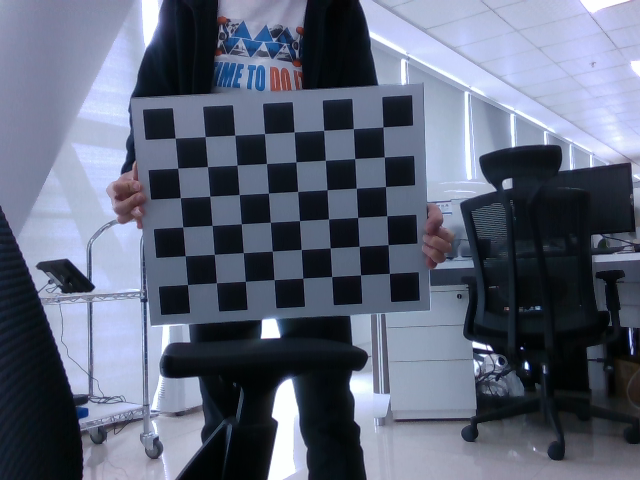
#> input picture image.png, 640 x 480 px
$ python affine.py ../image.png
#> lines starting #> are read from the running program, lines starting #| are printed output that depends on the picture
import cv2
import numpy as np
import sys

img = cv2.imread(sys.argv[1])
#> img is the input picture: shape (480, 640, 3); mean B, G, R 120.3, 101.2, 93.4

pts1 = np.float32([[50, 50], [200, 50], [50, 200]])
pts2 = np.float32([[10, 100], [200, 150], [100, 250]])
M = cv2.getAffineTransform(pts2, pts1)

res = cv2.warpAffine(img, M, (img.shape[1], img.shape[0]))
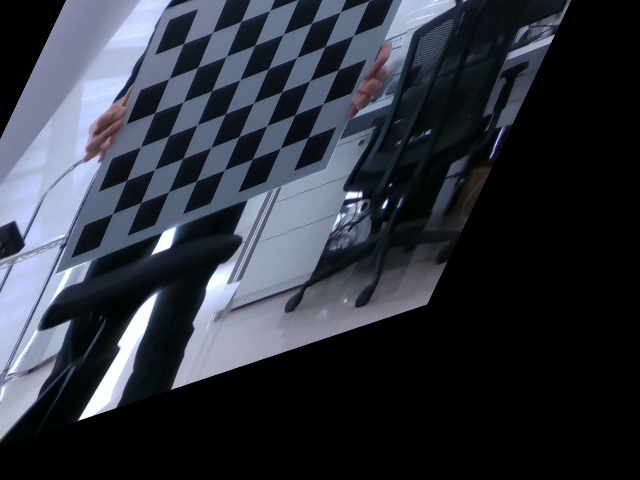
#> res: shape (480, 640, 3); mean B, G, R 60.8, 51.3, 47
cv2.imshow('affine', res)
cv2.imshow('original', img)
cv2.waitKey(0)
